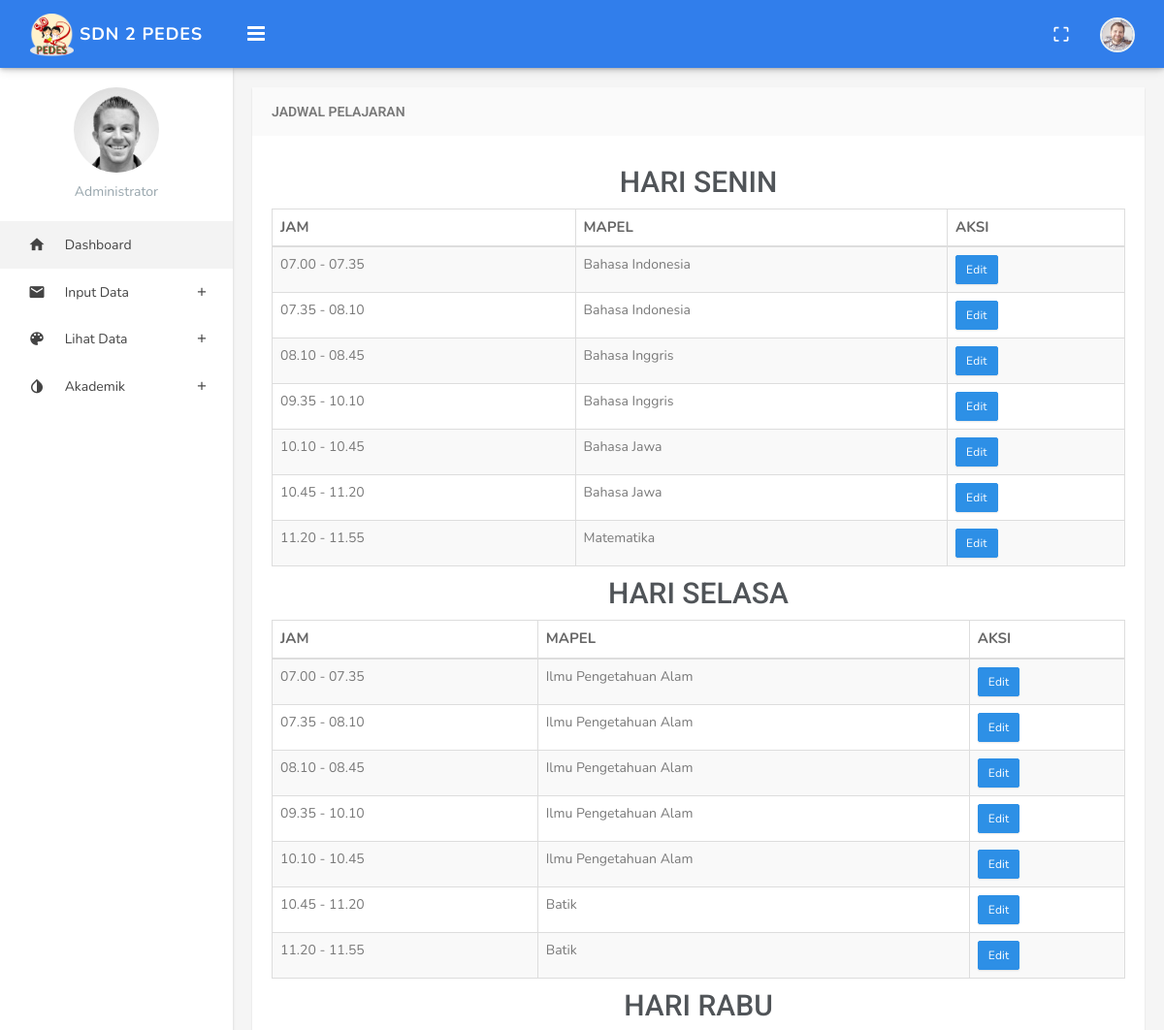
The page /index.php/guru/jadwal/carijadwalkelas (upper part) on the database as committed earlier.
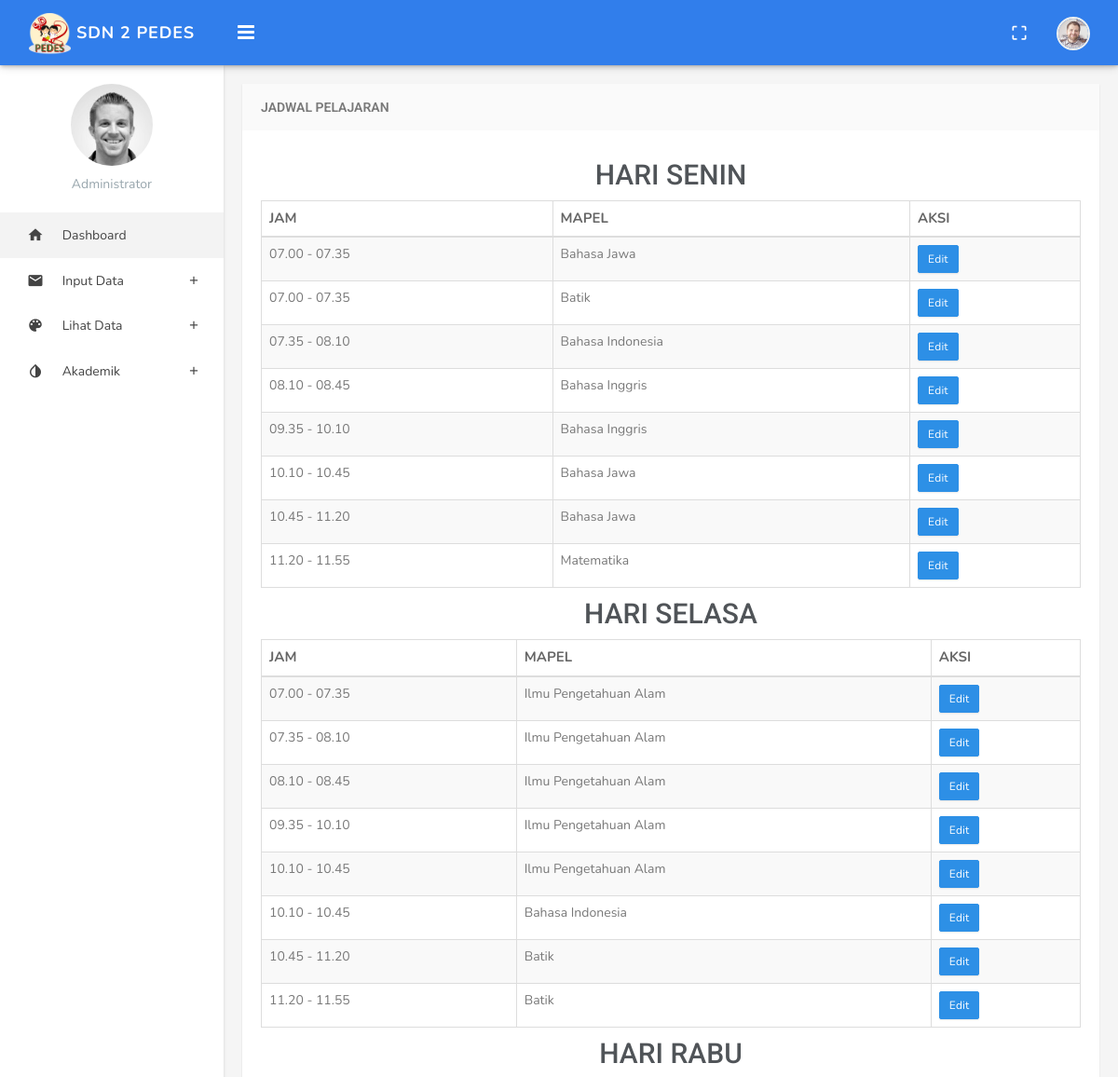
The same page on the database as committed later.
### tables this page shows
CREATE TABLE `jadwal_pelajaran` (
  `id` int(5) NOT NULL,
  `id_kelas` int(5) NOT NULL,
  `id_mapel` int(5) NOT NULL,
  `hari` int(5) NOT NULL,
  `jam` int(5) NOT NULL,
  `nip` varchar(20) NOT NULL
);

CREATE TABLE `jam` (
  `id` int(5) NOT NULL,
  `waktu` varchar(15) NOT NULL
);

CREATE TABLE `mapel` (
  `id` int(5) NOT NULL,
  `nama_mapel` varchar(50) NOT NULL
);

### application/controllers/guru/Jadwal.php (called while the page is built, shortened)
<?php
class Jadwal extends CI_Controller
{
	public function carijadwalkelas()
	{
		$kelas = $this->input->post('kelas',true);
		$data['senin'] = $this->db->select('jadwal_pelajaran.*, mapel.nama_mapel as nama_mapel, jam.waktu as waktu')->from('jadwal_pelajaran')->join('ruang_kelas', 'ruang_kelas.id=jadwal_pelajaran.id_kelas', 'INNER')->join('mapel','mapel.id=jadwal_pelajaran.id_mapel','INNER')->join('jam','jam.id=jadwal_pelajaran.jam','INNER')->where('hari','1')->like('ruang_kelas.id',$kelas)->get()->result();
		$data['selasa'] = $this->db->select('jadwal_pelajaran.*, mapel.nama_mapel as nama_mapel, jam.waktu as waktu')->from('jadwal_pelajaran')->join('ruang_kelas', 'ruang_kelas.id=jadwal_pelajaran.id_kelas', 'INNER')->join('mapel','mapel.id=jadwal_pelajaran.id_mapel','INNER')->join('jam','jam.id=jadwal_pelajaran.jam','INNER')->where('hari','2')->like('ruang_kelas.id',$kelas)->get()->result();
		$data['rabu'] = $this->db->select('jadwal_pelajaran.*, mapel.nama_mapel as nama_mapel, jam.waktu as waktu')->from('jadwal_pelajaran')->join('ruang_kelas', 'ruang_kelas.id=jadwal_pelajaran.id_kelas', 'INNER')->join('mapel','mapel.id=jadwal_pelajaran.id_mapel','INNER')->join('jam','jam.id=jadwal_pelajaran.jam','INNER')->where('hari','3')->like('ruang_kelas.id',$kelas)->get()->result();
		$data['kamis'] = $this->db->select('jadwal_pelajaran.*, mapel.nama_mapel as nama_mapel, jam.waktu as waktu')->from('jadwal_pelajaran')->join('ruang_kelas', 'ruang_kelas.id=jadwal_pelajaran.id_kelas', 'INNER')->join('mapel','mapel.id=jadwal_pelajaran.id_mapel','INNER')->join('jam','jam.id=jadwal_pelajaran.jam','INNER')->where('hari','4')->like('ruang_kelas.id',$kelas)->get()->result();
		$data['jumat'] = $this->db->select('jadwal_pelajaran.*, mapel.nama_mapel as nama_mapel, jam.waktu as waktu')->from('jadwal_pelajaran')->join('ruang_kelas', 'ruang_kelas.id=jadwal_pelajaran.id_kelas', 'INNER')->join('mapel','mapel.id=jadwal_pelajaran.id_mapel','INNER')->join('jam','jam.id=jadwal_pelajaran.jam','INNER')->where('hari','5')->like('ruang_kelas.id',$kelas)->get()->result();
		$data['sabtu'] = $this->db->select('jadwal_pelajaran.*, mapel.nama_mapel as nama_mapel, jam.waktu as waktu')->from('jadwal_pelajaran')->join('ruang_kelas', 'ruang_kelas.id=jadwal_pelajaran.id_kelas', 'INNER')->join('mapel','mapel.id=jadwal_pelajaran.id_mapel','INNER')->join('jam','jam.id=jadwal_pelajaran.jam','INNER')->where('hari','6')->like('ruang_kelas.id',$kelas)->get()->result();
		$this->load->view('guru/jadwal/kelas',$data);
	}
}

### index.php (called while the page is built, shortened)
<?php
require_once BASEPATH.'core/CodeIgniter.php';

### application/views/guru/jadwal/kelas.php (the view, shortened to what the changed rows need)
<!DOCTYPE html>
<html>
<head>
</head>
<body class="fixed-left">
    <div id="wrapper">
        <div class="content-page">
            <div class="content">
                <div class="container">
                    <div class="row">
                        <div class="col-sm-12">
                            <div class="panel panel-default">
                                <div class="panel-body" align="center">
                                    <h2>HARI SENIN</h2>
                                    <table class="table table-bordered table-striped">
                                        <thead>
                                            <tr>
                                                <th>JAM</th>
                                                <th>MAPEL</th>
                                                <th>AKSI</th>
                                            </tr>
                                        </thead>
                                        <tbody>
                                            <?php foreach($senin as $sw) : ?>
                                            <tr class="gradeX">
                                                <td><?= $sw->waktu; ?></td>
                                                <td><?= $sw->nama_mapel; ?></td>
                                                <td><a href="<?=site_url('admin/akademik/editjadwal/'.$sw->id);?>" role="button" class="btn btn-primary btn-sm" >Edit</button>
                                                </td>
                                            </tr>
                                            <?php endforeach; ?>
                                        </tbody>
                                    </table>
                                    <h2>HARI SELASA</h2>
                                    <table class="table table-bordered table-striped" id="datatable-editable">
                                        <thead>
                                            <tr>
                                                <th>JAM</th>
                                                <th>MAPEL</th>
                                                <th>AKSI</th>
                                            </tr>
                                        </thead>
                                        <tbody>
                                            <?php foreach($selasa as $sw) : ?>
                                            <tr class="gradeX">
                                                <td><?= $sw->waktu; ?></td>
                                                <td><?= $sw->nama_mapel; ?></td>
                                                <td><a href="<?=site_url('admin/akademik/editjadwal/'.$sw->id);?>" role="button" class="btn btn-primary btn-sm" >Edit</button>
                                            </tr>
                                            <?php endforeach; ?>
                                        </tbody>
                                    </table>
                                    <h2>HARI RABU</h2>
                                </div>
                            </div>
                        </div>
                    </div>
                </div>
            </div>
        </div>
</div>
</body>
</html>

Rows that differ between the two databases and show on the page:
changed jadwal_pelajaran (number 1 of 16 on the later page): id_mapel.nama_mapel "Bahasa Indonesia" → "Bahasa Jawa"
added jadwal_pelajaran: jam.waktu "07.00 - 07.35", id_mapel.nama_mapel "Batik", shown under "HARI SENIN"
added jadwal_pelajaran: jam.waktu "10.10 - 10.45", id_mapel.nama_mapel "Bahasa Indonesia", shown under "HARI SELASA"
